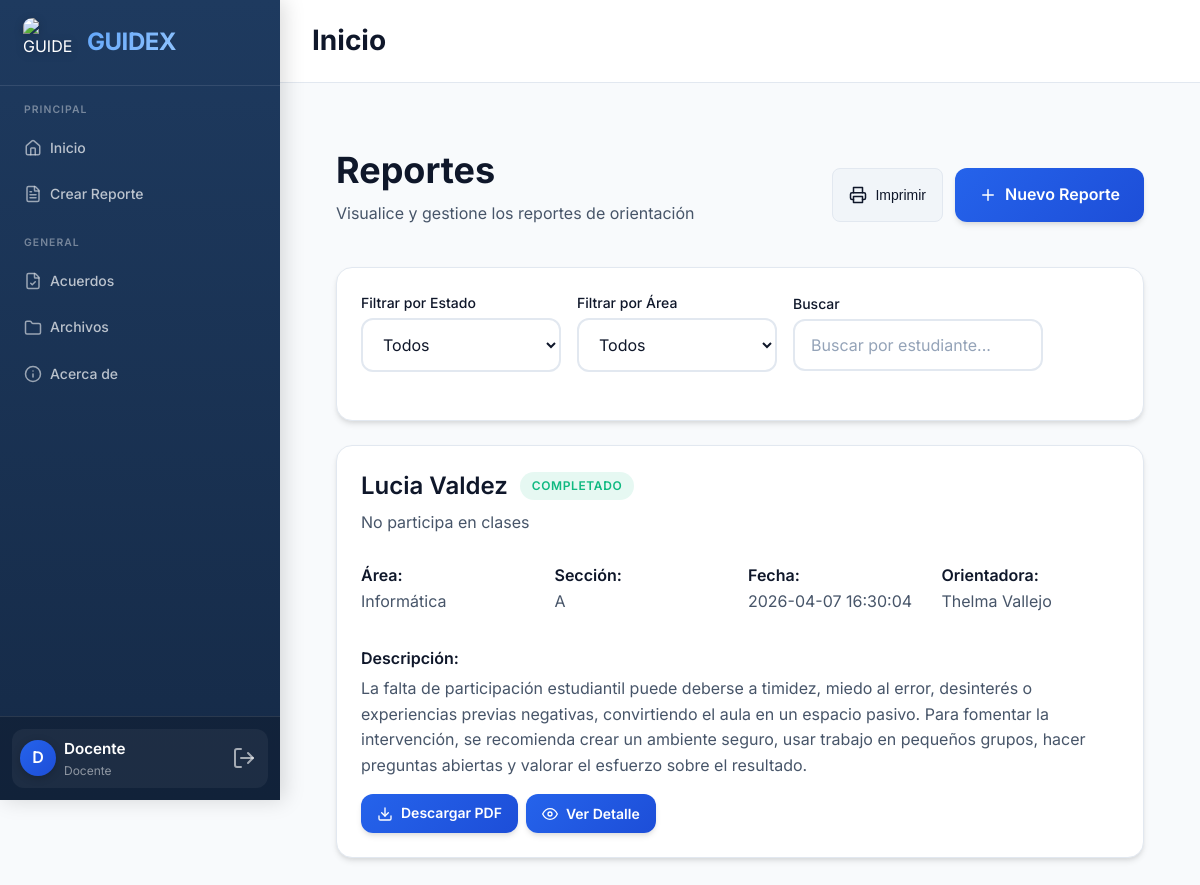
/ver_reportes (signed in), run on the app's committed database.
### tables this page shows
CREATE TABLE reportes (
        id INTEGER PRIMARY KEY AUTOINCREMENT,
        docente_id INTEGER NOT NULL,
        orientadora_id INTEGER NOT NULL,
        estudiante_nombre TEXT NOT NULL,
        estudiante_grado TEXT NOT NULL,
        estudiante_seccion TEXT NOT NULL,
        motivo TEXT NOT NULL,
        descripcion TEXT NOT NULL,
        estado TEXT DEFAULT 'pendiente',
        fecha_creacion TIMESTAMP DEFAULT CURRENT_TIMESTAMP, fecha_hora TEXT, nombre_docente TEXT, observaciones TEXT,
        FOREIGN KEY (docente_id) REFERENCES usuarios (id),
        FOREIGN KEY (orientadora_id) REFERENCES usuarios (id)
    );

CREATE TABLE usuarios (
        id INTEGER PRIMARY KEY AUTOINCREMENT,
        nombre TEXT NOT NULL,
        correo TEXT UNIQUE NOT NULL,
        password TEXT NOT NULL,
        rol TEXT NOT NULL
    );

### app.py (the view, shortened to what this page needs)
@app.route('/ver_reportes')
@login_required
def ver_reportes():
    conn = get_db_connection()
    if session.get('user_rol') == 'docente':
        reportes = conn.execute('''
            SELECT r.*, u.nombre as orientadora_nombre
            FROM reportes r
            LEFT JOIN usuarios u ON r.orientadora_id = u.id
            WHERE r.docente_id = ?
            ORDER BY r.fecha_creacion DESC
        ''', (session['user_id'],)).fetchall()
    conn.close()
    return render_template('ver_reportes.html', reportes=reportes)

### app.py (called while the page is built)
def get_db_connection():
    conn = sqlite3.connect('database.db')
    conn.row_factory = sqlite3.Row
    return conn

def login_required(f):
    @wraps(f)
    def decorated_function(*args, **kwargs):
        if 'user_id' not in session:
            return redirect(url_for('login'))
        return f(*args, **kwargs)
    return decorated_function

### templates/ver_reportes.html (shortened to what this page needs)
{% extends "base.html" %}
{% block content %}
<div class="main-container animate-fadeIn">
    <div class="print-area">
    <div class="flex justify-between items-center mb-6">
        <div>
            <h1 class="text-3xl font-bold text-primary">Reportes</h1>
            <p class="text-secondary mt-2">Visualice y gestione los reportes de orientación</p>
        </div>
        <div class="flex gap-3 no-print">
            <button onclick="window.print()" class="btn-print">
                Imprimir
            </button>
            {% if session.get('user_rol') == 'docente' %}
            <a href="{{ url_for('crear_reporte') }}" class="btn btn-primary">
                <svg xmlns="http://www.w3.org/2000/svg" width="18" height="18" viewBox="0 0 24 24" fill="none" stroke="currentColor" stroke-width="2" stroke-linecap="round" stroke-linejoin="round">
                    <line x1="12" y1="5" x2="12" y2="19"></line>
                    <line x1="5" y1="12" x2="19" y2="12"></line>
                </svg>
                Nuevo Reporte
            </a>
            {% endif %}
        </div>
    </div>
    <div class="card mb-6 no-print">
        <div class="card-body">
            <div class="flex gap-4 items-center flex-wrap">
                <div class="form-group mb-0">
                    <label for="filtro_estado" class="form-label mb-1">Filtrar por Estado</label>
                    <select id="filtro_estado" class="form-select" style="width: 200px;">
                        <option value="">Todos</option>
                    </select>
                </div>
                <div class="form-group mb-0">
                    <label for="filtro_grado" class="form-label mb-1">Filtrar por Área</label>
                    <select id="filtro_grado" class="form-select" style="width: 200px;">
                        <option value="">Todos</option>
                    </select>
                </div>
                <div class="form-group mb-0">
                    <label for="buscar" class="form-label mb-1">Buscar</label>
                    <input type="text" id="buscar" class="form-input" placeholder="Buscar por estudiante..." style="width: 250px;">
                </div>
            </div>
        </div>
    </div>
    {% if reportes %}
    <div class="grid gap-4" id="lista-reportes">
        {% for reporte in reportes %}
        <div class="card reporte-card" data-estado="{{ reporte.estado }}" data-grado="{{ reporte.estudiante_grado }}">
            <div class="card-body">
                <div class="flex justify-between items-start mb-4">
                    <div class="flex-1">
                        <div class="flex items-center gap-3 mb-2">
                            <h3 class="text-xl font-semibold text-primary">{{ reporte.estudiante_nombre }}</h3>
                            <span class="badge badge-{{ reporte.estado }}">
                                {{ reporte.estado | replace('_', ' ') | title }}
                            </span>
                        </div>
                        <p class="text-secondary text-sm mb-3">{{ reporte.motivo }}</p>
                    </div>
                </div>
                <div class="grid grid-4 gap-4 text-sm mb-4">
                    <div>
                        <span class="font-semibold text-primary">Área:</span>
                        <p class="text-secondary">{{ reporte.estudiante_grado }}</p>
                    </div>
                    <div>
                        <span class="font-semibold text-primary">Sección:</span>
                        <p class="text-secondary">{{ reporte.estudiante_seccion }}</p>
                    </div>
                    <div>
                        <span class="font-semibold text-primary">Fecha:</span>
                        <p class="text-secondary">{{ reporte.fecha_creacion }}</p>
                    </div>
                    <div>
                        <span class="font-semibold text-primary">
                            {% if session.get('user_rol') == 'docente' %}Orientadora:{% else %}Docente:{% endif %}
                        </span>
                        <p class="text-secondary">
                            {% if session.get('user_rol') == 'docente' %}
                                {{ reporte.orientadora_nombre }}
                            {% else %}
                                {{ reporte.docente_nombre }}
                            {% endif %}
                        </p>
                    </div>
                </div>
                <div class="mb-4">
                    <span class="font-semibold text-primary">Descripción:</span>
                    <p class="text-secondary mt-1">{{ reporte.descripcion }}</p>
                </div>
                <div class="flex gap-2 mt-4 pt-4 border-t border-gray-200 no-print">
                    <a href="{{ url_for('descargar_reporte_pdf', id=reporte.id) }}" class="btn btn-primary btn-sm" target="_blank">
                        Descargar PDF
                    </a>
                    <button onclick="verDetalle('{{ reporte.id }}')" class="btn btn-primary btn-sm">
                        <svg xmlns="http://www.w3.org/2000/svg" width="16" height="16" viewBox="0 0 24 24" fill="none" stroke="currentColor" stroke-width="2" stroke-linecap="round" stroke-linejoin="round">
                            <path d="M1 12s4-8 11-8 11 8 11 8-4 8-11 8-11-8-11-8z"></path>
                            <circle cx="12" cy="12" r="3"></circle>
                        </svg>
                        Ver Detalle
                    </button>
                </div>
            </div>
        </div>
        {% endfor %}
    </div>
    {% endif %}
    </div>
</div>
{% endblock %}

### static/css/styles.css (style rules this page uses)
:root { --primary: #2563eb; --primary-dark: #1d4ed8; --primary-light: #3b82f6; --primary-50: #eff6ff; --primary-100: #dbeafe; --secondary: #64748b; --secondary-dark: #475569; --secondary-light: #94a3b8; --success: #10b981; --success-light: #d1fae5; --warning: #f59e0b; --warning-light: #fef3c7; --danger: #ef4444; --danger-light: #fee2e2; --info: #06b6d4; --info-light: #cffafe; --bg-primary: #ffffff; --bg-secondary: #f8fafc; --bg-tertiary: #f1f5f9; --text-primary: #0f172a; --text-secondary: #475569; --text-tertiary: #94a3b8; --text-inverse: #ffffff; --border-color: #e2e8f0; --border-light: #f1f5f9; --shadow-sm: 0 1px 2px 0 rgba(0, 0, 0, 0.05); --shadow-md: 0 4px 6px -1px rgba(0, 0, 0, 0.1), 0 2px 4px -1px rgba(0, 0, 0, 0.06); --shadow-lg: 0 10px 15px -3px rgba(0, 0, 0, 0.1), 0 4px 6px -2px rgba(0, 0, 0, 0.05); --shadow-xl: 0 20px 25px -5px rgba(0, 0, 0, 0.1), 0 10px 10px -5px rgba(0, 0, 0, 0.04); --radius-sm: 6px; --radius-md: 8px; --radius-lg: 12px; --radius-xl: 16px; --radius-2xl: 20px; --radius-full: 9999px; --transition-fast: 150ms ease; --transition-normal: 250ms ease; --transition-slow: 350ms ease; --font-sans: 'Inter', -apple-system, BlinkMacSystemFont, 'Segoe UI', Roboto, sans-serif; }
*, *::before, *::after { box-sizing: border-box; margin: 0; padding: 0; }
html { font-size: 16px; scroll-behavior: smooth; }
body { font-family: var(--font-sans); background: var(--bg-secondary); color: var(--text-primary); line-height: 1.6; min-height: 100vh; }
h1, h2, h3, h4, h5, h6 { font-weight: 600; line-height: 1.3; color: var(--text-primary); }
h1 { font-size: 2.25rem; }
h3 { font-size: 1.5rem; }
p { color: var(--text-secondary); margin-bottom: 1rem; }
a { color: var(--primary); text-decoration: none; transition: color var(--transition-fast); }
.main-container { max-width: 1200px; margin: 0 auto; padding: 2rem 1.5rem; }
.badge-completado { background: rgba(16, 185, 129, 0.1); color: var(--success); }
.form-group { margin-bottom: 1.5rem; }
.form-label { display: block; margin-bottom: 0.5rem; font-weight: 500; color: var(--text-primary); font-size: 0.875rem; }
.form-input, .form-select, .form-textarea { width: 100%; padding: 0.875rem 1rem; border: 2px solid var(--border-color); border-radius: var(--radius-lg); font-size: 1rem; font-family: inherit; background: var(--bg-primary); color: var(--text-primary); transition: all var(--transition-fast); }
.form-input::placeholder { color: var(--text-tertiary); }
.btn { display: inline-flex; align-items: center; justify-content: center; gap: 0.5rem; padding: 0.875rem 1.5rem; font-size: 1rem; font-weight: 600; font-family: inherit; border: none; border-radius: var(--radius-lg); cursor: pointer; transition: all var(--transition-fast); text-decoration: none; }
.btn-primary { background: linear-gradient(135deg, var(--primary), var(--primary-dark)); color: white; box-shadow: var(--shadow-md); }
.card { background: var(--bg-primary); border-radius: var(--radius-xl); box-shadow: var(--shadow-md); border: 1px solid var(--border-color); overflow: hidden; transition: all var(--transition-normal); }
.card-body { padding: 1.5rem; }
.grid { display: grid; gap: 1.5rem; }
.grid-4 { grid-template-columns: repeat(4, 1fr); }
.badge { display: inline-flex; align-items: center; padding: 0.25rem 0.75rem; font-size: 0.75rem; font-weight: 600; border-radius: var(--radius-full); text-transform: uppercase; letter-spacing: 0.05em; }
.text-primary { color: var(--text-primary); }
.text-secondary { color: var(--text-secondary); }
.font-bold { font-weight: 700; }
.font-semibold { font-weight: 600; }
.mt-1 { margin-top: 0.25rem; }
.mt-2 { margin-top: 0.5rem; }
.mt-4 { margin-top: 1rem; }
.mb-1 { margin-bottom: 0.25rem; }
.mb-2 { margin-bottom: 0.5rem; }
.mb-3 { margin-bottom: 0.75rem; }
.mb-4 { margin-bottom: 1rem; }
.mb-6 { margin-bottom: 1.5rem; }
.flex { display: flex; }
.items-center { align-items: center; }
.justify-between { justify-content: space-between; }
.gap-2 { gap: 0.5rem; }
.gap-3 { gap: 0.75rem; }
.gap-4 { gap: 1rem; }
.animate-fadeIn { animation: fadeIn 0.5s ease-out; }
.print-area { display: block; }
.btn-print { display: inline-flex; align-items: center; gap: 0.5rem; background: var(--bg-tertiary); color: var(--text-primary); border: 1px solid var(--border-color); padding: 0.5rem 1rem; font-size: 0.875rem; font-weight: 500; border-radius: var(--radius-md); cursor: pointer; transition: all var(--transition-fast); }
.btn-print svg { width: 18px; height: 18px; }

### data on the page
reportes: estudiante_nombre "Lucia Valdez", estado "COMPLETADO", motivo "No participa en clases", estudiante_grado "Informática", estudiante_seccion "A", fecha_creacion "2026-04-07 16:30:04", orientadora_nombre "Thelma Vallejo", descripcion "La falta de participación estudiantil puede deberse a timidez, miedo al error, desinterés o experiencias previas negativas, convirtiendo el aula en un espacio pasivo. Para fomentar la intervención, se recomienda crear un ambiente seguro, usar trabajo en pequeños grupos, hacer preguntas abiertas y valorar el esfuerzo sobre el resultado."

### other printed values
{{ session.get('user_nombre', 'U')[0] }} "D"
{{ session.get('user_nombre', 'Usuario') }} "Docente"
{{ session.get('user_rol', 'usuario') }} "Docente"
